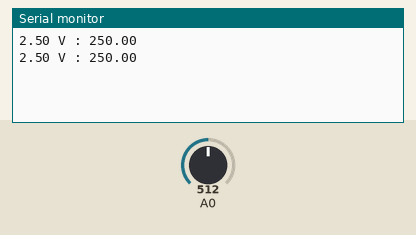
Simulated run of this sketch. Board: Arduino Uno, built with avr-gcc and run on an emulated ATmega328P. Shown: the last lines printed to the serial monitor. Inputs (shaded band) come from the test bench; at power-on: A0 = 512.

Above: at 1.8 s.
1.9 s: A0 set to 716
At 2.6 s:
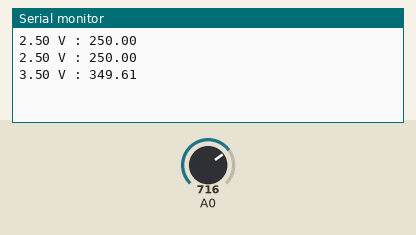
3.4 s: A0 set to 900
At 4.7 s:
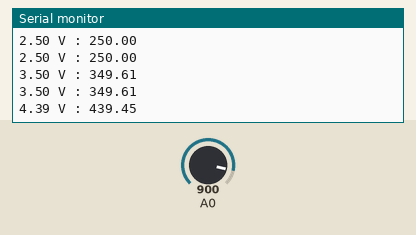
Timing chart, 0 to 6.4 s (numbered marks = the images above; inputs shaded):
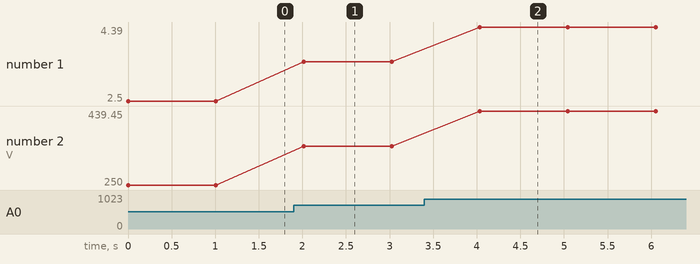

Measured:
- after the input at 1.9 s, the serial monitor: prints a new line after 0.12 s (image 1)
- after the input at 3.4 s, the serial monitor: prints a new line after 0.63 s (image 2)
- plotted number 1: 2.5 → 3.5 after the input at 1.9 s, 3.5 → 4.39 after the input at 3.4 s
- plotted number 2: 250 → 349.61 after the input at 1.9 s, 349.61 → 439.45 after the input at 3.4 s

The sketch:

HW10_1_BOARD1.ino
```cpp
#include <SoftwareSerial.h>

SoftwareSerial m_Serial(4,5);

void setup() {
  m_Serial.begin(9600);
  Serial.begin(9600);
}

float readTemperature() {
  int reading = analogRead(54); // A0
  float voltage = reading * 5.0 / 1024.0;
  Serial.print(voltage);
  Serial.print(" V : ");

  float temp_c = voltage * 100;
  Serial.print(String(temp_c) + '\n');
  return temp_c;
}

void loop() {
  m_Serial.print(String(readTemperature()) + '\n');
  delay(1000);
}
```
